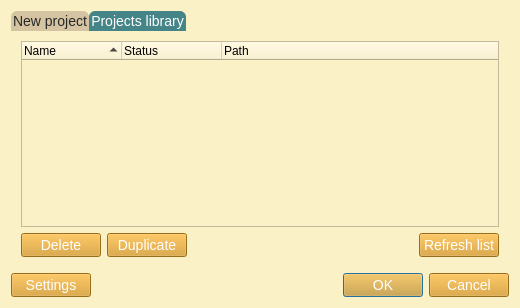
<?xml version="1.0" encoding="UTF-8"?>
<ui version="4.0">
 <class>ProjectDialog</class>
 <widget class="QDialog" name="ProjectDialog">
  <property name="windowModality">
   <enum>Qt::ApplicationModal</enum>
  </property>
  <property name="geometry">
   <rect>
    <x>0</x>
    <y>0</y>
    <width>520</width>
    <height>308</height>
   </rect>
  </property>
  <property name="windowTitle">
   <string>Project</string>
  </property>
  <property name="styleSheet">
   <string notr="true">QWidget{
	background-color: #fbf1c7;
}
QMenuBar::item{
	background-color: #fbf1c7;
}
QDockWidget::title{
	background: #d5c4a1;
	padding-left: 5px;
}
QDockWidget, QMenuBar{
    color: #282828;
    font: bold 14px;
}
QTextEdit, QPlainTextEdit, QLineEdit, QSpinBox, QComboBox {
  background-color: #d5c4a1;
  color: #282828;
}
QTextEdit#uiConsoleTextEdit {
  background-color: #fbf1c7;
  color: #282828;
  font: 13px;
}
QTabWidget {
	font: 14px;
	border-top: 2px;
}
QTabBar::tab {
    background: #d5c4a1;
    color: #282828;
    min-width: 8ex;
    padding: 2px;
	border-top-right-radius: 6px;
	border-top-left-radius: 6px;
}
QTabBar::tab:selected {
    background: #458588;
	color: #FFFFFF;
}
QGroupBox {
    color: #076678;
    font: 14px;
    padding: 15px;
    border-style: none;
}
QMainWindow::separator {
	background: #d5c4a1;
	width: 1px;
	height: 1px;
}
QComboBox {
	selection-background-color: #458588;
	selection-color: #FFFFFF;
}

QToolBar{
	background: #d5c4a1;
	border: 0px;
}
QPushButton {
	background-color: #d79921;
    color: #FFFFFF;
	font: 14px;
}
QToolButton {
	background-color: #d79921;
    color: #FFFFFF;
	font: 14px;
}
QTreeWidget, QListWidget {
	background-color: #fbf1c7;
	color: #282828;
    alternate-background-color: #d5c4a1; 
	font: 14px;
}
QTreeWidget#uiTreeWidget {
	background-color: #d5c4a1;
	color: #282828;
	font: bold 16px;
}
QTreeWidget::item:selected, QTreeWidget::item:hover, QMenu::item:selected,QToolButton::hover,QPushButton::hover,QTabBar::tab:hover {
	background-color: #458588;
	color: #FFFFFF;
}
QMenu {
	background-color: #fbf1c7;
    color: #282828;
}
QLabel {
	color: #282828;
	font: 14px;
}
QLabel#uiTitleLabel {
	color: #282828;
	font: bold 16px;
}

QAbstractScrollArea::corner {
    background: #fbf1c7;
}
QScrollBar::handle:horizontal {
    background: #d5c4a1;
    min-width: 20px;
}
QScrollBar::handle:vertical {
    background: #d5c4a1;
    min-width: 20px;
}
QScrollBar:vertical {
    width: 6px;
}
QScrollBar:horizontal {
    height: 6px;
}
QScrollBar::up-arrow:vertical, QScrollBar::down-arrow:vertical, QScrollBar::down-arrow:horizontal, QScrollBar::up-arrow:horizontal { 
	border: 0px;
    height: 0px; 
    width: 0px; 
}
         
QScrollBar::add-page:horizontal, QScrollBar::sub-page:horizontal, QScrollBar::add-page:vertical, QScrollBar::sub-page:vertical {
  background: none
}
QStatusBar {
	background-color: #d5c4a1;
	color: #282828;
}

QRadioButton, QCheckBox {
  color: #282828;
}
QRadioButton::disabled, QCheckBox::disabled {
  color: gray;
}


</string>
  </property>
  <property name="modal">
   <bool>true</bool>
  </property>
  <layout class="QVBoxLayout" name="verticalLayout">
   <item>
    <widget class="QTabWidget" name="uiProjectTabWidget">
     <property name="styleSheet">
      <string notr="true">QWidget{
	background-color: #fbf1c7;
}
QMenuBar::item{
	background-color: #fbf1c7;
}
QDockWidget::title{
	background: #d5c4a1;
	padding-left: 5px;
}
QDockWidget, QMenuBar{
    color: #282828;
    font: bold 14px;
}
QTextEdit, QPlainTextEdit, QLineEdit, QSpinBox, QComboBox {
  background-color: #d5c4a1;
  color: #282828;
}
QTextEdit#uiConsoleTextEdit {
  background-color: #fbf1c7;
  color: #282828;
  font: 13px;
}
QTabWidget {
	font: 14px;
	border-top: 2px;
}
QTabBar::tab {
    background: #d5c4a1;
    color: #282828;
    min-width: 8ex;
    padding: 2px;
	border-top-right-radius: 6px;
	border-top-left-radius: 6px;
}
QTabBar::tab:selected {
    background: #458588;
	color: #FFFFFF;
}
QGroupBox {
    color: #076678;
    font: 14px;
    padding: 15px;
    border-style: none;
}
QMainWindow::separator {
	background: #d5c4a1;
	width: 1px;
	height: 1px;
}
QComboBox {
	selection-background-color: #458588;
	selection-color: #FFFFFF;
}

QToolBar{
	background: #d5c4a1;
	border: 0px;
}
QPushButton {
	background-color: #d79921;
    color: #FFFFFF;
	font: 14px;
}
QToolButton {
	background-color: #d79921;
    color: #FFFFFF;
	font: 14px;
}
QTreeWidget, QListWidget {
	background-color: #fbf1c7;
	color: #282828;
    alternate-background-color: #d5c4a1; 
	font: 14px;
}
QTreeWidget#uiTreeWidget {
	background-color: #d5c4a1;
	color: #282828;
	font: bold 16px;
}
QTreeWidget::item:selected, QTreeWidget::item:hover, QMenu::item:selected,QToolButton::hover,QPushButton::hover,QTabBar::tab:hover {
	background-color: #458588;
	color: #FFFFFF;
}
QMenu {
	background-color: #fbf1c7;
    color: #282828;
}
QLabel {
	color: #282828;
	font: 14px;
}
QLabel#uiTitleLabel {
	color: #282828;
	font: bold 16px;
}

QAbstractScrollArea::corner {
    background: #fbf1c7;
}
QScrollBar::handle:horizontal {
    background: #d5c4a1;
    min-width: 20px;
}
QScrollBar::handle:vertical {
    background: #d5c4a1;
    min-width: 20px;
}
QScrollBar:vertical {
    width: 6px;
}
QScrollBar:horizontal {
    height: 6px;
}
QScrollBar::up-arrow:vertical, QScrollBar::down-arrow:vertical, QScrollBar::down-arrow:horizontal, QScrollBar::up-arrow:horizontal { 
	border: 0px;
    height: 0px; 
    width: 0px; 
}
         
QScrollBar::add-page:horizontal, QScrollBar::sub-page:horizontal, QScrollBar::add-page:vertical, QScrollBar::sub-page:vertical {
  background: none
}
QStatusBar {
	background-color: #d5c4a1;
	color: #282828;
}

QRadioButton, QCheckBox {
  color: #282828;
}
QRadioButton::disabled, QCheckBox::disabled {
  color: gray;
}


</string>
     </property>
     <property name="tabPosition">
      <enum>QTabWidget::North</enum>
     </property>
     <property name="tabShape">
      <enum>QTabWidget::Rounded</enum>
     </property>
     <property name="currentIndex">
      <number>1</number>
     </property>
     <widget class="QWidget" name="uiNewProjectTab">
      <attribute name="title">
       <string>New project</string>
      </attribute>
      <layout class="QVBoxLayout" name="verticalLayout_3">
       <property name="margin">
        <number>10</number>
       </property>
       <item>
        <widget class="QGroupBox" name="groupBox">
         <property name="title">
          <string>New project</string>
         </property>
         <layout class="QGridLayout" name="gridLayout">
          <item row="1" column="1">
           <layout class="QHBoxLayout" name="horizontalLayout_3">
            <item>
             <widget class="QLineEdit" name="uiLocationLineEdit"/>
            </item>
            <item>
             <widget class="QToolButton" name="uiLocationBrowserToolButton">
              <property name="text">
               <string>Browse...</string>
              </property>
             </widget>
            </item>
           </layout>
          </item>
          <item row="0" column="0">
           <widget class="QLabel" name="uiNameLabel">
            <property name="sizePolicy">
             <sizepolicy hsizetype="Fixed" vsizetype="Preferred">
              <horstretch>0</horstretch>
              <verstretch>0</verstretch>
             </sizepolicy>
            </property>
            <property name="text">
             <string>Name:</string>
            </property>
            <property name="textFormat">
             <enum>Qt::AutoText</enum>
            </property>
           </widget>
          </item>
          <item row="0" column="1">
           <widget class="QLineEdit" name="uiNameLineEdit"/>
          </item>
          <item row="1" column="0">
           <widget class="QLabel" name="uiLocationLabel">
            <property name="sizePolicy">
             <sizepolicy hsizetype="Fixed" vsizetype="Preferred">
              <horstretch>0</horstretch>
              <verstretch>0</verstretch>
             </sizepolicy>
            </property>
            <property name="text">
             <string>Location:</string>
            </property>
           </widget>
          </item>
         </layout>
        </widget>
       </item>
       <item>
        <widget class="QGroupBox" name="uiOpenProjectGroupBox">
         <property name="title">
          <string>Open project</string>
         </property>
         <layout class="QGridLayout" name="gridLayout_2">
          <item row="0" column="0">
           <layout class="QHBoxLayout" name="horizontalLayout_2">
            <item>
             <widget class="QPushButton" name="uiOpenProjectPushButton">
              <property name="text">
               <string>&amp;Open a project from disk</string>
              </property>
             </widget>
            </item>
            <item>
             <widget class="QPushButton" name="uiRecentProjectsPushButton">
              <property name="text">
               <string>&amp;Recent projects...</string>
              </property>
             </widget>
            </item>
            <item>
             <spacer name="horizontalSpacer_2">
              <property name="orientation">
               <enum>Qt::Horizontal</enum>
              </property>
              <property name="sizeHint" stdset="0">
               <size>
                <width>239</width>
                <height>20</height>
               </size>
              </property>
             </spacer>
            </item>
           </layout>
          </item>
          <item row="1" column="0">
           <spacer name="verticalSpacer">
            <property name="orientation">
             <enum>Qt::Vertical</enum>
            </property>
            <property name="sizeHint" stdset="0">
             <size>
              <width>5</width>
              <height>5</height>
             </size>
            </property>
           </spacer>
          </item>
         </layout>
        </widget>
       </item>
      </layout>
     </widget>
     <widget class="QWidget" name="uiProjectsLibraryTab">
      <attribute name="title">
       <string>Projects library</string>
      </attribute>
      <layout class="QVBoxLayout" name="verticalLayout_2">
       <property name="margin">
        <number>10</number>
       </property>
       <item>
        <widget class="QTreeWidget" name="uiProjectsTreeWidget">
         <property name="alternatingRowColors">
          <bool>true</bool>
         </property>
         <property name="selectionMode">
          <enum>QAbstractItemView::ExtendedSelection</enum>
         </property>
         <property name="sortingEnabled">
          <bool>true</bool>
         </property>
         <attribute name="headerShowSortIndicator" stdset="0">
          <bool>true</bool>
         </attribute>
         <column>
          <property name="text">
           <string>Name</string>
          </property>
         </column>
         <column>
          <property name="text">
           <string>Status</string>
          </property>
         </column>
         <column>
          <property name="text">
           <string>Path</string>
          </property>
         </column>
        </widget>
       </item>
       <item>
        <layout class="QHBoxLayout" name="horizontalLayout_4">
         <item>
          <widget class="QPushButton" name="uiDeleteProjectButton">
           <property name="text">
            <string>Delete</string>
           </property>
          </widget>
         </item>
         <item>
          <widget class="QPushButton" name="uiDuplicateProjectPushButton">
           <property name="text">
            <string>Duplicate</string>
           </property>
          </widget>
         </item>
         <item>
          <spacer name="horizontalSpacer">
           <property name="orientation">
            <enum>Qt::Horizontal</enum>
           </property>
           <property name="sizeHint" stdset="0">
            <size>
             <width>40</width>
             <height>20</height>
            </size>
           </property>
          </spacer>
         </item>
         <item>
          <widget class="QPushButton" name="uiRefreshProjectsPushButton">
           <property name="text">
            <string>Refresh list</string>
           </property>
          </widget>
         </item>
        </layout>
       </item>
      </layout>
     </widget>
    </widget>
   </item>
   <item>
    <layout class="QHBoxLayout" name="horizontalLayout">
     <item>
      <widget class="QPushButton" name="uiSettingsPushButton">
       <property name="text">
        <string>Settings</string>
       </property>
      </widget>
     </item>
     <item>
      <spacer name="horizontalSpacer_3">
       <property name="orientation">
        <enum>Qt::Horizontal</enum>
       </property>
       <property name="sizeHint" stdset="0">
        <size>
         <width>40</width>
         <height>20</height>
        </size>
       </property>
      </spacer>
     </item>
     <item>
      <widget class="QDialogButtonBox" name="uiButtonBox">
       <property name="orientation">
        <enum>Qt::Horizontal</enum>
       </property>
       <property name="standardButtons">
        <set>QDialogButtonBox::Cancel|QDialogButtonBox::Ok</set>
       </property>
      </widget>
     </item>
    </layout>
   </item>
  </layout>
 </widget>
 <tabstops>
  <tabstop>uiProjectTabWidget</tabstop>
  <tabstop>uiNameLineEdit</tabstop>
  <tabstop>uiLocationLineEdit</tabstop>
  <tabstop>uiLocationBrowserToolButton</tabstop>
  <tabstop>uiOpenProjectPushButton</tabstop>
  <tabstop>uiRecentProjectsPushButton</tabstop>
  <tabstop>uiSettingsPushButton</tabstop>
  <tabstop>uiProjectsTreeWidget</tabstop>
  <tabstop>uiDeleteProjectButton</tabstop>
  <tabstop>uiDuplicateProjectPushButton</tabstop>
  <tabstop>uiRefreshProjectsPushButton</tabstop>
 </tabstops>
 <resources/>
 <connections>
  <connection>
   <sender>uiButtonBox</sender>
   <signal>accepted()</signal>
   <receiver>ProjectDialog</receiver>
   <slot>accept()</slot>
   <hints>
    <hint type="sourcelabel">
     <x>248</x>
     <y>254</y>
    </hint>
    <hint type="destinationlabel">
     <x>157</x>
     <y>274</y>
    </hint>
   </hints>
  </connection>
  <connection>
   <sender>uiButtonBox</sender>
   <signal>rejected()</signal>
   <receiver>ProjectDialog</receiver>
   <slot>reject()</slot>
   <hints>
    <hint type="sourcelabel">
     <x>316</x>
     <y>260</y>
    </hint>
    <hint type="destinationlabel">
     <x>286</x>
     <y>274</y>
    </hint>
   </hints>
  </connection>
  <connection>
   <sender>uiNameLineEdit</sender>
   <signal>returnPressed()</signal>
   <receiver>ProjectDialog</receiver>
   <slot>accept()</slot>
   <hints>
    <hint type="sourcelabel">
     <x>321</x>
     <y>56</y>
    </hint>
    <hint type="destinationlabel">
     <x>288</x>
     <y>93</y>
    </hint>
   </hints>
  </connection>
  <connection>
   <sender>uiLocationLineEdit</sender>
   <signal>returnPressed()</signal>
   <receiver>ProjectDialog</receiver>
   <slot>accept()</slot>
   <hints>
    <hint type="sourcelabel">
     <x>285</x>
     <y>100</y>
    </hint>
    <hint type="destinationlabel">
     <x>288</x>
     <y>93</y>
    </hint>
   </hints>
  </connection>
 </connections>
</ui>
